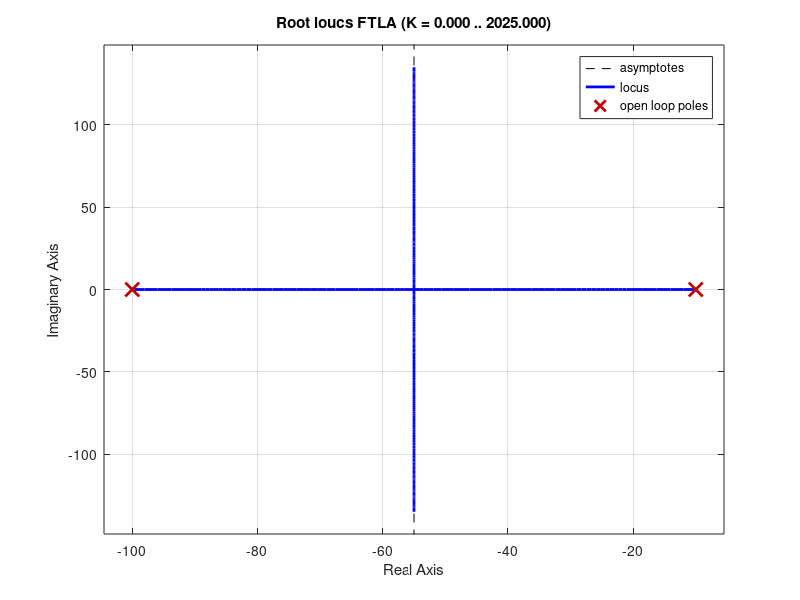
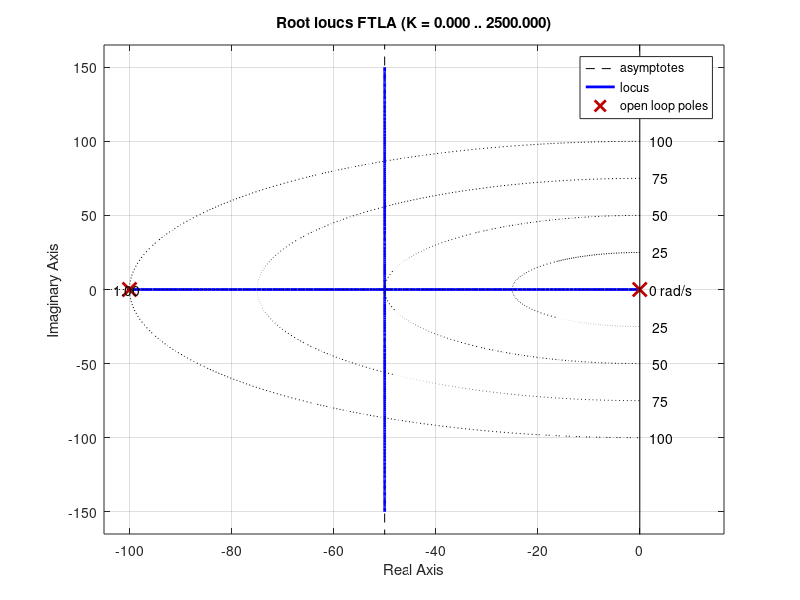
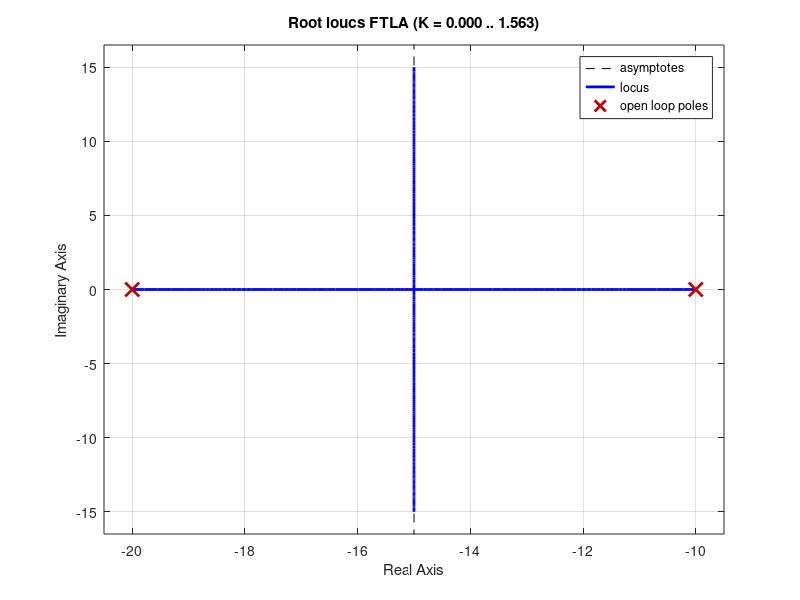
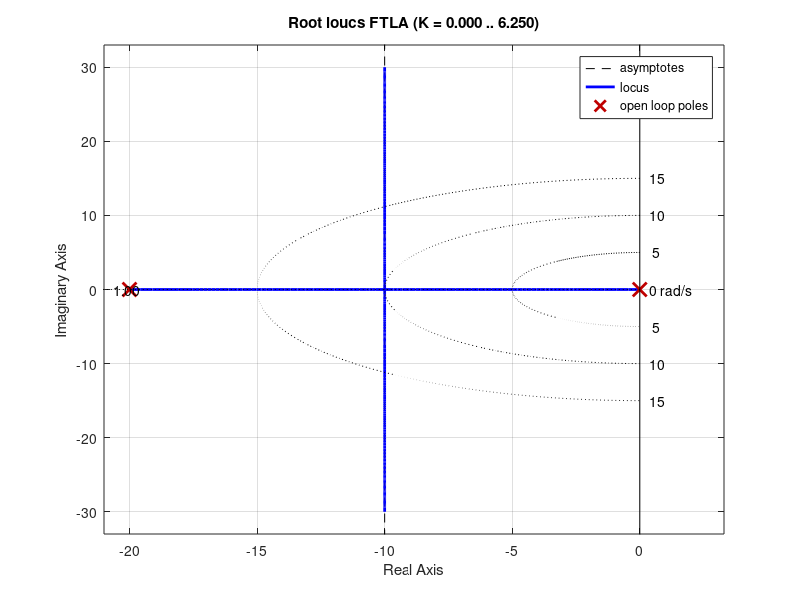

Source code (MATLAB) for these figures, in order:
% ==========================================================================
clear all; close all; clc;

% Carga de paquete utilizado
pkg load control

% variables
s       = tf('s');
% realimentacion unitaria
H       = 1
psita   = 1

disp('')
disp('=======================================================================')
disp('SISTEMA 1')
disp('=======================================================================')
G1      = 10/((s + 10)*(s + 100))
FTLA    = G1*H;

figure
rlocus(FTLA)

p_dom   = -max(pole(FTLA))
PI      = (s + p_dom)/s;
FTLA    = minreal(PI*G1*H)

figure
rlocus(FTLA)
sgrid(psita, [25:25:100])

disp('')
disp('Por Inspeccion Del LR, Puntos De Trabajo (Polos Deseados)')
disp('=======================================================================')
sp = -50

disp('')
disp('Por Condicion De Modulo: | 1/k | == | (G*H)p |')
disp('=======================================================================')
% Transfer function 'FTLA' from input 'u1' to output ...
%           10
%  y1:  -----------
%       s^2 + 100 s
FTLAp   = 10/(sp^2 + 100*sp)
k       = 1/(abs(FTLAp))

disp('')
disp('Controlador PI Final')
disp('=======================================================================')
PI  = k*(s + p_dom)/s

% ==========================================================================
close all;

disp('')
disp('=======================================================================')
disp('SISTEMA 2')
disp('=======================================================================')
G2      = 0.8/((0.1*s + 1)*(0.05*s + 1))
FTLA    = G2*H;

figure
rlocus(FTLA)

p_dom   = -max(pole(FTLA))
PI      = (s + p_dom)/s;
FTLA    = minreal(PI*G2*H)

figure
rlocus(FTLA)
sgrid(psita, [5:5:15])

disp('')
disp('Por Inspeccion Del LR, Puntos De Trabajo (Polos Deseados)')
disp('=======================================================================')
sp = -10

disp('')
disp('Por Condicion De Modulo: | 1/k | == | (G*H)p |')
disp('=======================================================================')
% Transfer function 'FTLA' from input 'u1' to output ...
%          160
%  y1:  ----------
%       s^2 + 20 s
FTLAp   = 160/(sp^2 + 20*sp)
k       = 1/(abs(FTLAp))

disp('')
disp('Controlador PI Final')
disp('=======================================================================')
PI  = k*(s + p_dom)/s

% ==========================================================================
close all;

disp('')
disp('=======================================================================')
disp('SISTEMA 3')
disp('=======================================================================')
G3      = tf([125], [1 33 200])
FTLA    = G3*H;

figure
rlocus(FTLA)

p_dom   = -max(pole(FTLA))
PI      = (s + p_dom)/s;
FTLA    = minreal(PI*G3*H)

% Transfer function 'FTLA' from input 'u1' to output ...
%          125
%  y1:  ----------
%       s^2 + 25 s

figure
rlocus(FTLA)
sgrid(psita, [5:5:20])

disp('')
disp('Por Inspeccion Del LR, Puntos De Trabajo (Polos Deseados)')
disp('=======================================================================')
sp = -12.5

disp('')
disp('Por Condicion De Modulo: | 1/k | == | (G*H)p |')
disp('=======================================================================')
FTLAp   = 125/(sp^2 + 25*sp)
k       = 1/(abs(FTLAp))

disp('')
disp('Controlador PI Final')
disp('=======================================================================')
PI  = k*(s + p_dom)/s

% ==========================================================================
close all;

disp('')
disp('=======================================================================')
disp('SISTEMA 4')
disp('=======================================================================')
G4      = zpk([], [-1 -1 -1], [1.24])
FTLA    = G4*H;

figure
rlocus(FTLA, .01, 0 , 10)

p_dom   = -max(pole(FTLA))
PI      = (s + p_dom)/s;
FTLA    = minreal(PI*G4*H)

% Transfer function 'FTLA' from input 'u1' to output ...
%             1.24
%  y1:  -----------------
%       s^3 + 2 s^2 + 1 s

figure
rlocus(FTLA, .01, 0 , 10)
sgrid(psita, [.5:.5:2])

disp('')
disp('Por Inspeccion Del LR, Puntos De Trabajo (Polos Deseados)')
disp('=======================================================================')
sp = -1/3

disp('')
disp('Por Condicion De Modulo: | 1/k | == | (G*H)p |')
disp('=======================================================================')
FTLAp   = 1.24/(sp^3 + 2*sp^2 + sp)
k       = 1/(abs(FTLAp))

disp('')
disp('Controlador PI Final')
disp('=======================================================================')
PI  = k*(s + p_dom)/s

% ==========================================================================
close all;

disp('')
disp('=======================================================================')
disp('SISTEMA 5')
disp('=======================================================================')
G5      = zpk([-60], [-10 -20], [20])
FTLA    = G5*H;

figure
rlocus(FTLA)

p_dom   = -max(pole(FTLA))
PI      = (s + p_dom)/s;
FTLA    = minreal(PI*G5*H)

% Transfer function 'FTLA' from input 'u1' to output ...
%       20 s + 1200
%  y1:  -----------
%       s^2 + 20 s

figure
rlocus(FTLA)
sgrid(psita, [10:10:40])

disp('')
disp('Por Inspeccion Del LR, Puntos De Trabajo (Polos Deseados)')
disp('=======================================================================')
sp = -11

disp('')
disp('Por Condicion De Modulo: | 1/k | == | (G*H)p |')
disp('=======================================================================')
FTLAp   = (20*sp + 1200)/(sp^2 + 20*sp)
k       = 1/(abs(FTLAp))

disp('')
disp('Controlador PI Final')
disp('=======================================================================')
PI  = k*(s + p_dom)/s

% ==========================================================================
close all;

disp('')
disp('=======================================================================')
disp('SISTEMA 6')
disp('=======================================================================')
G6      = tf([800 320E3], [1 330 29E3 600E3])
FTLA    = G6*H;

figure
rlocus(FTLA)

p_dom   = -max(pole(FTLA))
PI      = (s + p_dom)/s;
FTLA    = minreal(PI*G6*H)

% Transfer function 'FTLA' from input 'u1' to output ...
%           800 s + 3.2e+05
%  y1:  -----------------------
%       s^3 + 300 s^2 + 2e+04 s

figure
rlocus(FTLA)
sgrid(psita, [250:250:1000])

disp('')
disp('Por Inspeccion Del LR, Puntos De Trabajo (Polos Deseados)')
disp('=======================================================================')
sp = -45.5

disp('')
disp('Por Condicion De Modulo: | 1/k | == | (G*H)p |')
disp('=======================================================================')
FTLAp   = (800*sp + 3.2e+05)/(sp^3 + 300*sp^2 + 2e+04*sp)
k       = 1/(abs(FTLAp))

disp('')
disp('Controlador PI Final')
disp('=======================================================================')
PI  = k*(s + p_dom)/s

disp('')
disp('======================================================================')
disp('SUCCESS')
